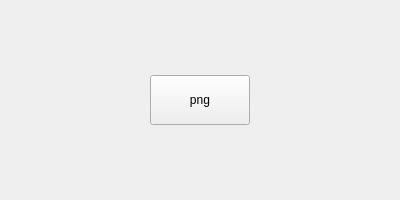
<?xml version="1.0" encoding="UTF-8"?>
<ui version="4.0">
 <class>Widget</class>
 <widget class="QWidget" name="Widget">
  <property name="geometry">
   <rect>
    <x>0</x>
    <y>0</y>
    <width>400</width>
    <height>200</height>
   </rect>
  </property>
  <property name="minimumSize">
   <size>
    <width>400</width>
    <height>200</height>
   </size>
  </property>
  <property name="maximumSize">
   <size>
    <width>400</width>
    <height>200</height>
   </size>
  </property>
  <property name="windowTitle">
   <string>Widget</string>
  </property>
  <layout class="QHBoxLayout" name="horizontalLayout">
   <item>
    <widget class="QPushButton" name="btn_png">
     <property name="minimumSize">
      <size>
       <width>100</width>
       <height>50</height>
      </size>
     </property>
     <property name="maximumSize">
      <size>
       <width>100</width>
       <height>50</height>
      </size>
     </property>
     <property name="text">
      <string>png</string>
     </property>
    </widget>
   </item>
  </layout>
 </widget>
 <layoutdefault spacing="6" margin="11"/>
 <resources/>
 <connections/>
</ui>
